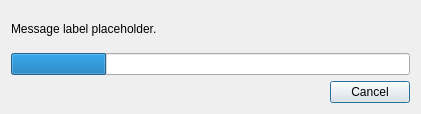
<?xml version="1.0" encoding="UTF-8"?>
<ui version="4.0">
 <class>MSALoginDialog</class>
 <widget class="QDialog" name="MSALoginDialog">
  <property name="geometry">
   <rect>
    <x>0</x>
    <y>0</y>
    <width>421</width>
    <height>114</height>
   </rect>
  </property>
  <property name="sizePolicy">
   <sizepolicy hsizetype="Fixed" vsizetype="Fixed">
    <horstretch>0</horstretch>
    <verstretch>0</verstretch>
   </sizepolicy>
  </property>
  <property name="windowTitle">
   <string>Add Microsoft Account</string>
  </property>
  <layout class="QVBoxLayout" name="verticalLayout">
   <item>
    <widget class="QLabel" name="label">
     <property name="text">
      <string notr="true">Message label placeholder.</string>
     </property>
     <property name="textFormat">
      <enum>Qt::RichText</enum>
     </property>
     <property name="textInteractionFlags">
      <set>Qt::LinksAccessibleByKeyboard|Qt::LinksAccessibleByMouse|Qt::TextBrowserInteraction|Qt::TextSelectableByKeyboard|Qt::TextSelectableByMouse</set>
     </property>
    </widget>
   </item>
   <item>
    <widget class="QProgressBar" name="progressBar">
     <property name="value">
      <number>24</number>
     </property>
     <property name="textVisible">
      <bool>false</bool>
     </property>
    </widget>
   </item>
   <item>
    <widget class="QDialogButtonBox" name="buttonBox">
     <property name="orientation">
      <enum>Qt::Horizontal</enum>
     </property>
     <property name="standardButtons">
      <set>QDialogButtonBox::Cancel</set>
     </property>
    </widget>
   </item>
  </layout>
 </widget>
 <resources/>
 <connections/>
</ui>
